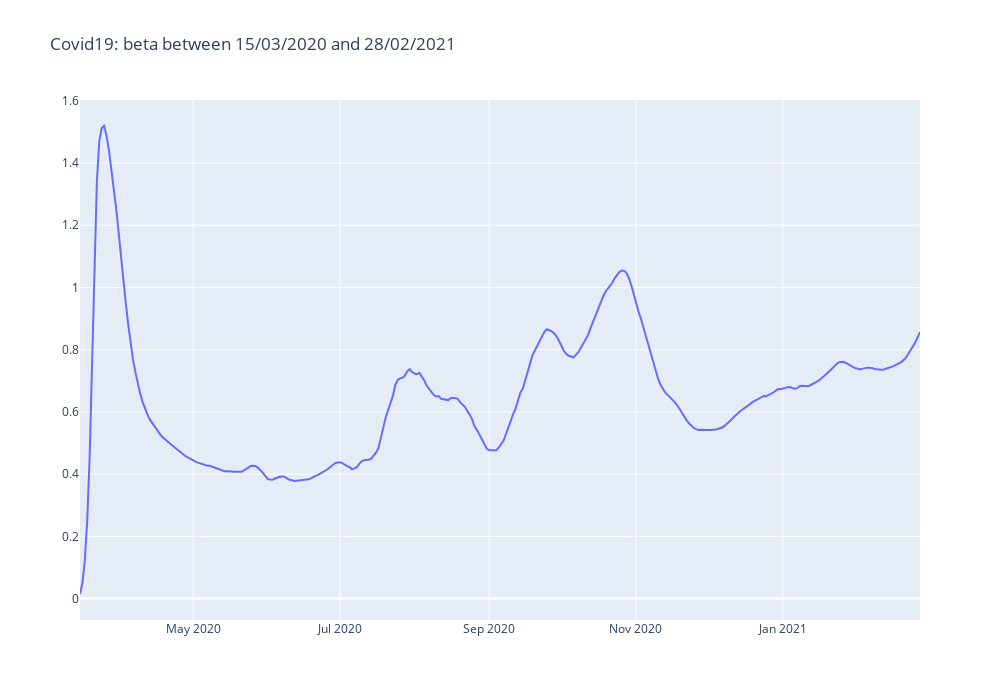

Source (notebook cell):
### Code cell
fig1 = go.Figure()
fig1.add_trace(go.Scatter(x=lst_range[:-1], y=beta[:-1], name="beta"))

fig1.update_layout(title_text="Covid19: beta between 15/03/2020 and 28/02/2021",height=700, width=1000)
fig1.write_html("figures/SIR_data.html")
fig1.write_image("figures/beta_calculated.jpeg")
fig1.show()

### Figure 1 — Plotly figure (JSON) as saved in the notebook; plotly's stock layout.template omitted (floating-point values rounded to 4 significant figures; data arrays with more than 128 entries replaced by an {"elided": "..."} marker saying what was removed)
{"data": [{"name": "beta", "type": "scatter", "x": {"elided": "350 str values"}, "y": {"elided": "350 float values"}}], "layout": {"height": 700, "title": {"text": "Covid19: beta between 15/03/2020 and 28/02/2021"}, "width": 1000}}
